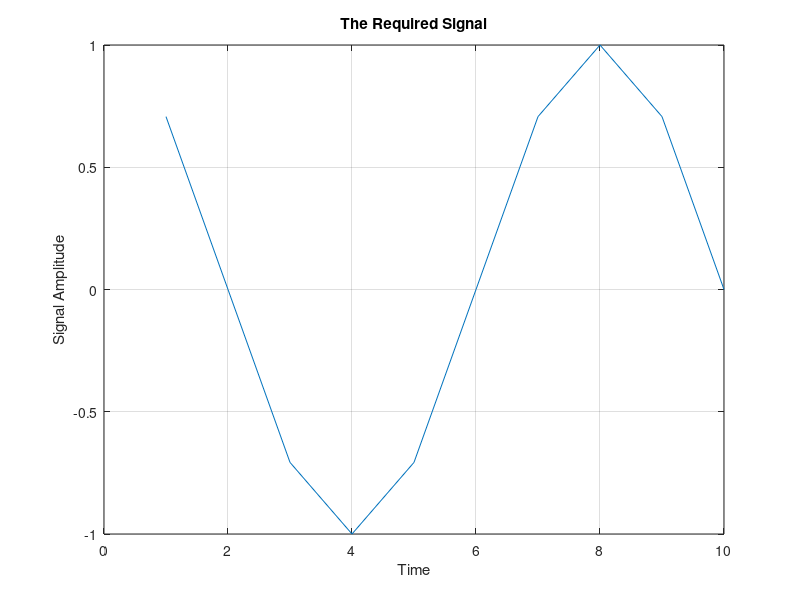

Source code (MATLAB):
clc; clear; close all;

for i=1:10
    V(i)=cos(i*(pi/4));
end;
t=1:10;
plot(t,V);
title('The Required Signal');
xlabel('Time');
ylabel('Signal Amplitude');
grid;